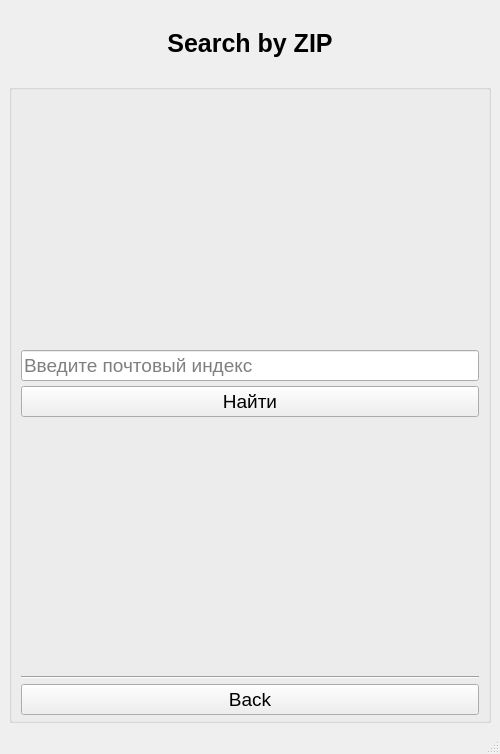
<?xml version="1.0" encoding="UTF-8"?>
<ui version="4.0">
 <class>MainWindow</class>
 <widget class="QMainWindow" name="MainWindow">
  <property name="geometry">
   <rect>
    <x>0</x>
    <y>0</y>
    <width>500</width>
    <height>754</height>
   </rect>
  </property>
  <property name="windowTitle">
   <string>MainWindow</string>
  </property>
  <widget class="QWidget" name="centralwidget">
   <property name="minimumSize">
    <size>
     <width>500</width>
     <height>700</height>
    </size>
   </property>
   <property name="maximumSize">
    <size>
     <width>16777215</width>
     <height>16777215</height>
    </size>
   </property>
   <layout class="QVBoxLayout" name="verticalLayout_2" stretch="0,0,0,1">
    <item>
     <spacer name="horizontalSpacer_2">
      <property name="orientation">
       <enum>Qt::Orientation::Horizontal</enum>
      </property>
      <property name="sizeHint" stdset="0">
       <size>
        <width>40</width>
        <height>20</height>
       </size>
      </property>
     </spacer>
    </item>
    <item>
     <widget class="QLabel" name="label">
      <property name="font">
       <font>
        <pointsize>19</pointsize>
        <bold>true</bold>
       </font>
      </property>
      <property name="text">
       <string>Search by ZIP</string>
      </property>
      <property name="textFormat">
       <enum>Qt::TextFormat::AutoText</enum>
      </property>
      <property name="scaledContents">
       <bool>false</bool>
      </property>
      <property name="alignment">
       <set>Qt::AlignmentFlag::AlignCenter</set>
      </property>
     </widget>
    </item>
    <item>
     <spacer name="horizontalSpacer">
      <property name="orientation">
       <enum>Qt::Orientation::Horizontal</enum>
      </property>
      <property name="sizeHint" stdset="0">
       <size>
        <width>40</width>
        <height>20</height>
       </size>
      </property>
     </spacer>
    </item>
    <item>
     <widget class="QGroupBox" name="groupBox">
      <property name="font">
       <font>
        <pointsize>14</pointsize>
       </font>
      </property>
      <property name="title">
       <string/>
      </property>
      <property name="alignment">
       <set>Qt::AlignmentFlag::AlignCenter</set>
      </property>
      <property name="checkable">
       <bool>false</bool>
      </property>
      <property name="checked">
       <bool>false</bool>
      </property>
      <layout class="QVBoxLayout" name="verticalLayout" stretch="0,0,0,0,0,0">
       <property name="spacing">
        <number>5</number>
       </property>
       <property name="sizeConstraint">
        <enum>QLayout::SizeConstraint::SetDefaultConstraint</enum>
       </property>
       <property name="topMargin">
        <number>5</number>
       </property>
       <property name="bottomMargin">
        <number>5</number>
       </property>
       <item>
        <spacer name="verticalSpacer">
         <property name="orientation">
          <enum>Qt::Orientation::Vertical</enum>
         </property>
         <property name="sizeHint" stdset="0">
          <size>
           <width>20</width>
           <height>40</height>
          </size>
         </property>
        </spacer>
       </item>
       <item>
        <widget class="QLineEdit" name="zip_input">
         <property name="placeholderText">
          <string>Введите почтовый индекс</string>
         </property>
        </widget>
       </item>
       <item>
        <widget class="QPushButton" name="search_button">
         <property name="text">
          <string>Найти</string>
         </property>
        </widget>
       </item>
       <item>
        <spacer name="verticalSpacer_2">
         <property name="orientation">
          <enum>Qt::Orientation::Vertical</enum>
         </property>
         <property name="sizeHint" stdset="0">
          <size>
           <width>20</width>
           <height>40</height>
          </size>
         </property>
        </spacer>
       </item>
       <item>
        <widget class="Line" name="line">
         <property name="orientation">
          <enum>Qt::Orientation::Horizontal</enum>
         </property>
        </widget>
       </item>
       <item>
        <widget class="QPushButton" name="back_button">
         <property name="text">
          <string>Back</string>
         </property>
         <property name="autoExclusive">
          <bool>false</bool>
         </property>
        </widget>
       </item>
      </layout>
     </widget>
    </item>
   </layout>
  </widget>
  <widget class="QMenuBar" name="menubar">
   <property name="geometry">
    <rect>
     <x>0</x>
     <y>0</y>
     <width>500</width>
     <height>33</height>
    </rect>
   </property>
  </widget>
  <widget class="QStatusBar" name="statusbar"/>
 </widget>
 <resources/>
 <connections/>
</ui>
